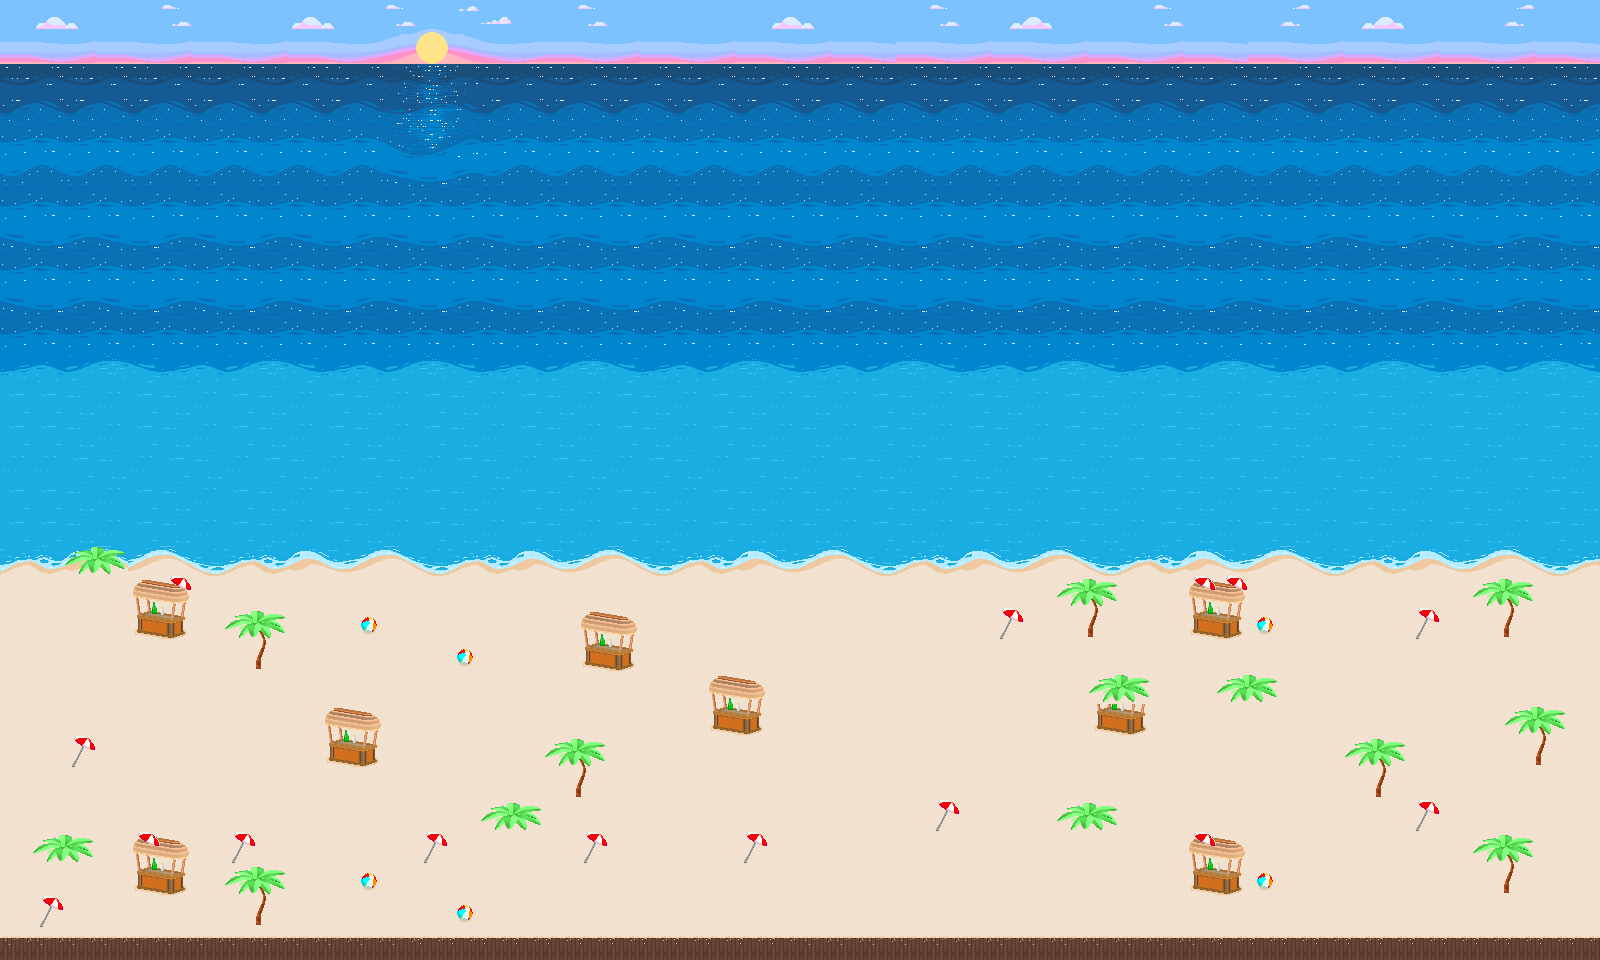

Tiled map render using the project's own tile images. Description and the map definition, with tile-layer contents summarised, below:
An orthogonal 50x30 tile map with 32x32 px tiles, 2 tile layers (Terrain, Overlay) and 47 objects (Ocean, PartyArea, P1Start).

<map version="1.10" tiledversion="1.11.2" orientation="orthogonal" renderorder="right-down" width="50" height="30" tilewidth="32" tileheight="32" infinite="0" nextlayerid="5" nextobjectid="63">
 <tileset firstgid="1" name="baywhat map tiles" tilewidth="32" tileheight="32" tilecount="88" columns="8">
  <image source="baywhat_tileset.png" width="256" height="352" />
 </tileset>
 <layer id="1" name="Terrain" width="50" height="30">
  <data>[1500 cells, 1500 non-empty, 63 distinct tile ids]</data>
 </layer>
 <layer id="2" name="Overlay" width="50" height="30">
  <data>[1500 cells, 77 non-empty, 6 distinct tile ids]</data>
 </layer>
 <objectgroup id="3" name="Collisions">
  <object id="4" x="-8" y="-4" width="42" height="970" />
  <object id="5" x="-20" y="-26" width="1630" height="98" />
  <object id="6" x="1578" y="-24" width="38" height="1008" />
  <object id="7" x="-34" y="938.03" width="1648" height="51.9699" />
  <object id="9" type="Ocean" x="34.3459" y="66.6566" width="1542.91" height="450.086" />
  <object id="10" type="PartyArea" x="32.6015" y="568.1" width="1544.84" height="325.995" />
  <object id="13" x="1193.04" y="579.256" width="44" height="56.4711" />
  <object id="14" x="1099.2" y="675.726" width="44" height="54.6378" />
  <object id="15" x="1193.84" y="834.429" width="44" height="57.1378" />
  <object id="16" x="330.08" y="708.108" width="44" height="55.1378" />
  <object id="17" x="137.599" y="834.897" width="44" height="57.4711" />
  <object id="18" x="138.401" y="581.589" width="44" height="54.1378" />
  <object id="19" x="714.241" y="677.028" width="44" height="54.1378" />
  <object id="21" x="585.92" y="613.613" width="44" height="53.6378" />
  <object id="22" x="1087.33" y="608" width="12" height="25.1378" />
  <object id="23" x="574.667" y="768.098" width="12" height="29.1378" />
  <object id="26" x="423.542" y="832.577" width="23.3333" height="32.1378" />
  <object id="27" x="456.667" y="648.28" width="16.7273" height="17.3196" />
  <object id="28" x="362.545" y="615.34" width="16.7273" height="17.3196" />
  <object id="29" x="360.136" y="870.84" width="16.7273" height="17.3196" />
  <object id="30" x="456.636" y="902.84" width="16.7273" height="17.3196" />
  <object id="31" x="1256.14" y="617.007" width="16.7273" height="17.3196" />
  <object id="32" x="1416.72" y="608.507" width="22.9773" height="30.0696" />
  <object id="33" x="1414.26" y="798.715" width="22.9773" height="30.0696" />
  <object id="34" x="741.845" y="831.632" width="22.9773" height="30.0696" />
  <object id="35" x="935.178" y="800.465" width="22.9773" height="30.0696" />
  <object id="36" x="999.511" y="609.799" width="22.9773" height="30.0696" />
  <object id="37" x="583.511" y="832.465" width="22.9773" height="30.0696" />
  <object id="38" x="231.011" y="832.965" width="22.9773" height="30.0696" />
  <object id="39" x="71.8447" y="736.299" width="22.9773" height="30.0696" />
  <object id="40" x="39.178" y="896.299" width="22.9773" height="30.0696" />
  <object id="41" x="1058.17" y="579.848" width="57" height="25.6378" />
  <object id="42" x="1477.17" y="835.181" width="57" height="25.6378" />
  <object id="43" x="1503.5" y="605.181" width="13.3333" height="32.6378" />
  <object id="47" x="1478.5" y="579.181" width="57" height="25.6378" />
  <object id="48" x="1535.33" y="730.681" width="13.3333" height="32.6378" />
  <object id="49" x="1501.33" y="861.014" width="13.3333" height="32.6378" />
  <object id="50" x="1372" y="764.014" width="13.3333" height="32.6378" />
  <object id="51" x="1509.5" y="703.848" width="57" height="25.6378" />
  <object id="52" x="229.833" y="611.431" width="57" height="25.6378" />
  <object id="53" x="253.993" y="637.264" width="13.3333" height="32.6378" />
  <object id="54" x="548" y="741.265" width="57" height="25.6378" />
  <object id="56" x="229.333" y="866.931" width="57" height="25.6378" />
  <object id="57" x="253.493" y="892.764" width="13.3333" height="32.6378" />
  <object id="58" x="1345.5" y="739.848" width="57" height="25.6378" />
  <object id="59" x="1255.64" y="871.34" width="16.7273" height="17.3196" />
  <object id="62" type="P1Start" x="907.333" y="716.667" width="10" height="10" />
 </objectgroup>
</map>
